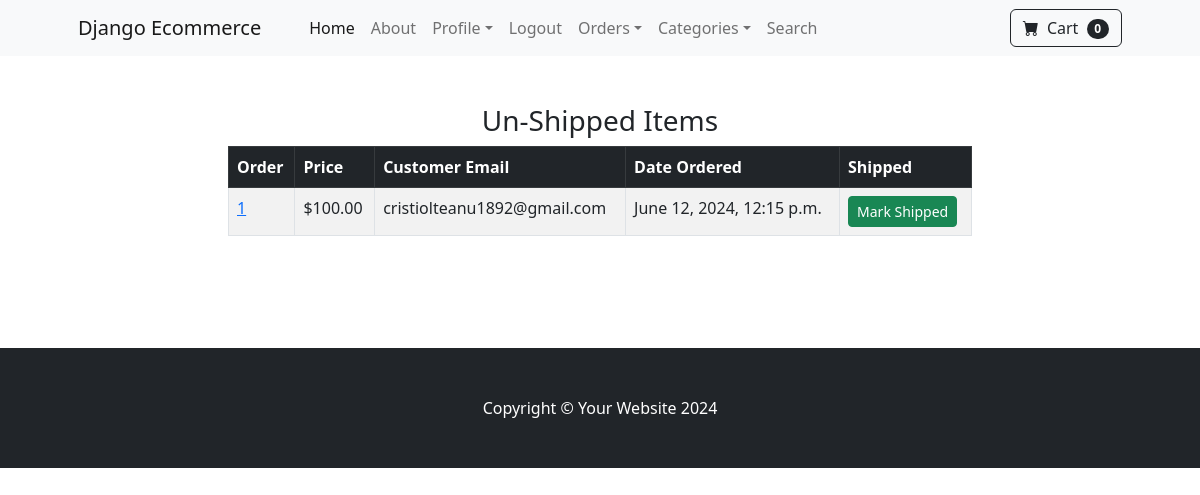
Before: /payments/not_shipped_dash (signed in) with the older database file.
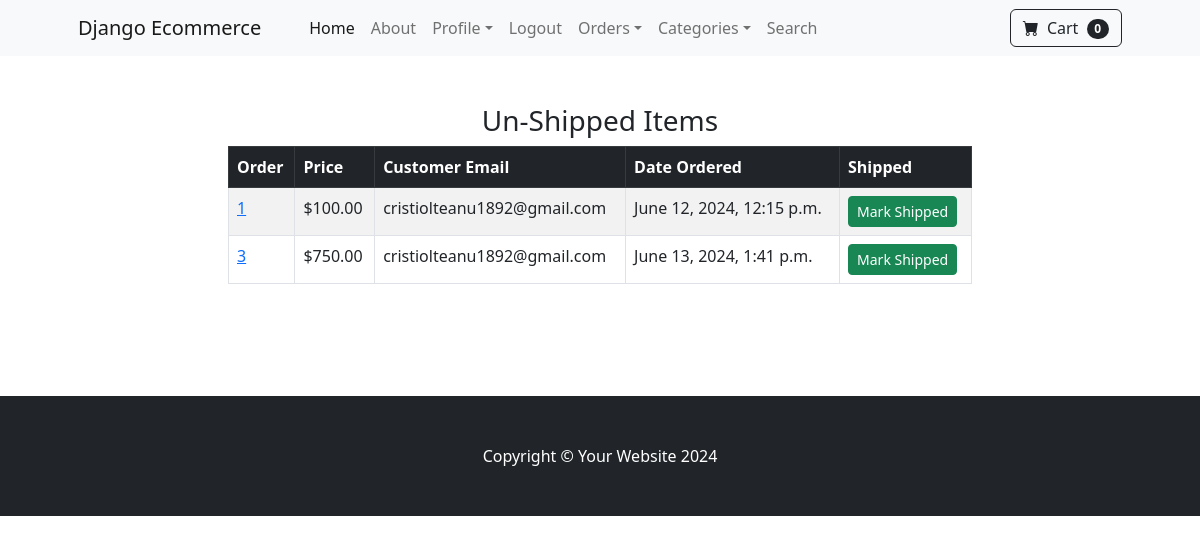
After: the same page with the newer database file.
### payments/models.py (models this page shows)
class Order(models.Model):
    user = models.ForeignKey(User, on_delete=models.CASCADE, null=True, blank=True)
    full_name = models.CharField(max_length=250)
    email = models.EmailField(max_length=250)
    shipping_address = models.TextField(max_length=15000)
    amount_paid = models.DecimalField(max_digits=7, decimal_places=2)
    date_ordered = models.DateTimeField(auto_now_add=True)
    shipped = models.BooleanField(default=False)
    date_shipped = models.DateTimeField(blank=True, null=True)
    def __str__(self):
        return f'Order - {str(self.id)}'

### payments/views.py (the view, shortened to what this page needs)
# urls.py: path('not_shipped_dash', not_shipped_dash, name="not_shipped_dash"),
def not_shipped_dash(request):
    if request.user.is_authenticated and request.user.is_superuser:
        orders = Order.objects.filter(shipped=False)
        print(orders)
        return render(request, "not_shipped_dash.html", {"orders":orders})
    else:
        messages.success(request, "Access Denied")
        return redirect('home')

### cart/cart.py (called while the page is built)
    def __len__(self):
        return len(self.cart)

### cart/context_processors.py (called while the page is built)
def cart(request):
    return {'cart': Cart(request)}

### store/context_processors.py (called while the page is built)
def categories(request):
    categories = Category.objects.all()
    return {'categories': categories}

### payments/templates/not_shipped_dash.html (shortened to what this page needs)
{% extends 'base.html' %}
{% block content %}
        <div class="container">
        	<div class="row">
        		<center>
        			<div class="col-8">
        				<br/><br/>
<h3>Un-Shipped Items</h3>
<table class="table table-striped table-hover table-bordered">
  <thead class="table-dark">
    <tr>
      <th scope="col">Order</th>
      <th scope="col">Price</th>
      <th scope="col">Customer Email</th>
      <th scope="col">Date Ordered</th>
      <th scope="col">Shipped</th>
    </tr>
  </thead>
  <tbody>
  	{% for item in orders %}
    <tr>
      <td><a href="{% url 'orders' item.id %}">{{ item.id }}</a></td>
      <td>${{ item.amount_paid }}</td>
      <td>{{ item.email }}</td>
      <td>{{ item.date_ordered }}</td>
      <td>
        <form method="POST">
          <button type="Submit" class="btn btn-success btn-sm">Mark Shipped</button>
        </form>
      </td>
    </tr>
    {% endfor %}
  </tbody>
</table>
<br/><br/>
<br/><br/>
        			</div>
        		</center>
        	</div>
        </div>
{% endblock %}

### store/templates/base.html (shortened to what this page needs)
{% load static %}
<!DOCTYPE html>
<html lang="en">
    <head>
        <link href="https://cdn.jsdelivr.net/npm/bootstrap-icons@1.5.0/font/bootstrap-icons.css" rel="stylesheet" />
        <link href="{% static 'css/styles.css' %}" rel="stylesheet" />
    </head>
    <body>
        {% include 'navbar.html' %}
        {% block content %}
        {% endblock%}
        <footer class="py-5 bg-dark">
            <div class="container"><p class="m-0 text-center text-white">Copyright &copy; Your Website 2024</p></div>
        </footer>
    </body>
</html>

### store/templates/navbar.html (shortened to what this page needs)
        <nav class="navbar navbar-expand-lg navbar-light bg-light">
            <div class="container px-4 px-lg-5">
                <a class="navbar-brand" href="{% url 'home' %}">Django Ecommerce</a>
                <div class="collapse navbar-collapse" id="navbarSupportedContent">
                    <ul class="navbar-nav me-auto mb-2 mb-lg-0 ms-lg-4">
                        <li class="nav-item"><a class="nav-link active" aria-current="page" href="{% url 'home' %}">Home</a></li>
                        <li class="nav-item"><a class="nav-link" href="{% url 'about' %}">About</a></li>
                    {% if user.is_authenticated %}
                        <li class="nav-item dropdown">
                             <a class="nav-link dropdown-toggle" id="navbarDropdown" href="#" role="button" data-bs-toggle="dropdown" aria-expanded="false">Profile</a>
                        </li>
                         <li class="nav-item"><a class="nav-link" href="{% url 'logout' %}">Logout</a></li>
                        {% if user.is_superuser %}
                      <li class="nav-item dropdown">
                    <a class="nav-link dropdown-toggle" id="navbarDropdown" href="#" role="button" data-bs-toggle="dropdown" aria-expanded="false">Orders</a>
                    </li>
                    {% endif %}
                    {% else %}
                        <li class="nav-item"><a class="nav-link" href="{% url 'login' %}">Login</a></li>
                        <li class="nav-item"><a class="nav-link" href="{% url 'register' %}">Register</a></li>
                    {% endif%}
                        <li class="nav-item dropdown">
                            <a class="nav-link dropdown-toggle" id="navbarDropdown" href="#" role="button" data-bs-toggle="dropdown" aria-expanded="false">Categories</a>
                            <li class="nav-item"><a class="nav-link" href="{% url 'search' %}">Search</a></li>
                        </li>
                    </ul>
                    <a href="{% url 'cart_summary' %}" class="btn btn-outline-dark">
                            <i class="bi-cart-fill me-1"></i>
                            Cart
                            <span class="badge bg-dark text-white ms-1 rounded-pill" id="card_quantity">{{ cart|length }}</span>
                    </a>
                </div>
            </div>
        </nav>

Changed rows visible on the page:
added Order: id "3", amount_paid "750.00", email "cristiolteanu1892@gmail.com", date_ordered "June 13, 2024, 1:41 p.m."
